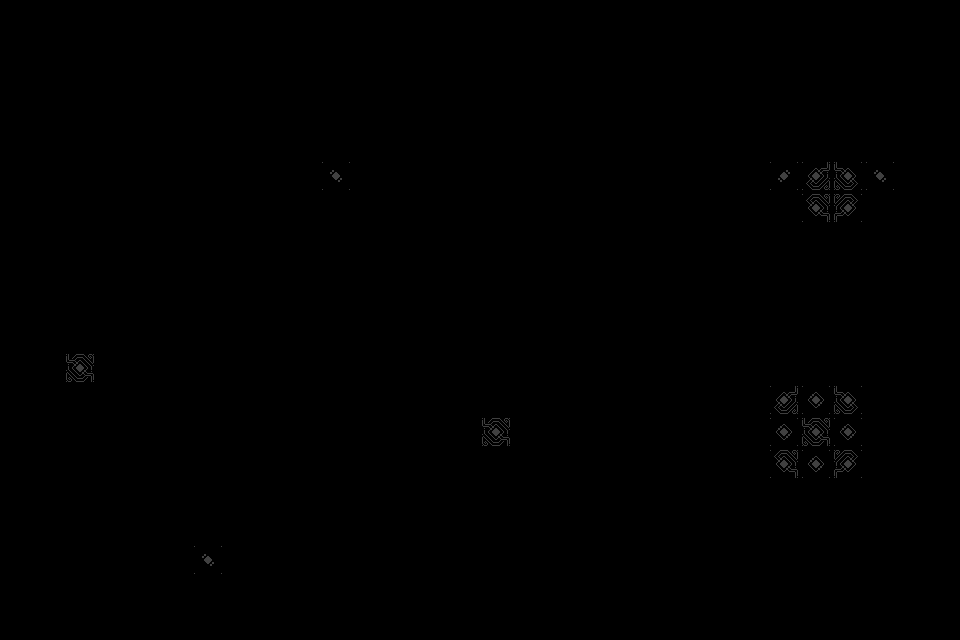

A 2D game scene composited from a Tiled map and its tileset images. What follows is a short description and the map's XML, with every tile layer's data as written:
An orthogonal 30x20 tile map with 32x32 px tiles, 3 tile layers (collide, decorations, ground_decorations).

<map version="1.2" tiledversion="1.3.4" orientation="orthogonal" renderorder="right-down" width="30" height="20" tilewidth="32" tileheight="32" infinite="0" nextlayerid="5" nextobjectid="1">
 <tileset firstgid="1" source="nort_platform_tiles-Sheet.tsx" />
 <layer id="1" name="collide" width="30" height="20">
  <data encoding="csv">
1,1,1,1,1,1,1,1,1,1,1,1,1,1,1,1,1,1,1,1,1,1,1,1,1,1,1,1,1,1,
1,0,0,0,0,0,0,0,0,0,0,0,0,0,0,0,0,0,0,0,0,0,0,0,0,0,0,0,0,1,
1,0,0,0,0,0,0,0,0,0,0,0,0,0,0,0,0,0,0,0,0,0,0,0,0,0,0,0,0,1,
1,0,0,0,0,0,0,0,0,0,0,0,0,0,0,0,0,0,0,0,0,0,0,0,0,0,0,0,0,1,
1,0,0,0,0,0,0,0,0,1,1,1,1,0,0,0,0,0,0,0,0,0,0,0,0,0,0,0,0,1,
1,0,0,0,0,0,0,0,0,2147483655,1,1,7,0,0,0,0,0,0,0,0,0,0,0,2147483650,1073741828,3221225476,2,0,1,
1,0,0,0,0,0,0,0,0,0,0,1,0,0,0,0,0,0,0,0,0,0,0,0,0,4,2147483652,0,0,1,
1,0,0,0,0,0,0,0,0,0,0,0,0,0,0,0,0,0,0,0,0,0,0,0,0,0,0,0,0,1,
1,1,1,1610612745,0,0,0,0,0,0,0,0,0,0,0,0,0,0,0,0,0,0,0,0,0,0,0,0,0,1,
1,1,1,1,1,1,1,1,1,1610612745,0,0,0,0,0,0,0,0,0,0,0,0,0,0,0,0,0,0,0,1,
1,1,1,1,1,1,1,1,1,1,1,1,10,0,0,0,0,0,2147483658,1,1,1,1,1,1,1,1,1,1,1,
1,1,1,1,1,1,1,1,1,1,1,7,0,0,0,0,0,0,0,2147483657,1,1,1,1,1,1,1,1,1,1,
1,1,1,1,1,1,1,1,1,1,9,0,0,0,0,0,0,0,0,0,2147483655,1,1,1,1073741828,3,3221225476,1,1,1,
1,1,1,1,1,1,1,1,1,8,0,0,0,0,0,5,0,0,0,0,0,2147483656,1,1,3,5,3,1,1,1,
1,1,1,1,1,1,1,1,1,0,0,0,0,0,0,0,0,0,0,0,0,0,1,1,4,3,2147483652,1,1,1,
1,1,1,1,1,1,1,1,7,0,0,0,0,0,0,0,0,0,0,0,0,0,2147483656,1,1,1,1,1,1,1,
1,1,1,1,1,1,1,1,0,0,0,0,0,0,0,0,0,0,0,0,0,0,0,1,1,1,1,1,1,1,
1,1,1,1,1,1,1,1,1,1,1,0,0,0,0,0,0,0,0,0,1,1,1,1,1,1,1,1,1,1,
1,1,1,1,1,1,1,1,1,1,1,1,1610612743,0,0,0,0,0,0,1,1,1,1,1,1,1,1,1,1,1,
1,1,1,1,1,1,1,1,1,1,1,1,1,1,1,1,1,1,1,1,1,1,1,1,1,1,1,1,1,1
</data>
 </layer>
 <layer id="4" name="decorations" width="30" height="20">
  <data encoding="csv">
0,0,0,0,0,0,0,0,0,0,0,0,0,0,0,0,0,0,0,0,0,0,0,0,0,0,0,0,0,0,
0,0,0,0,0,0,0,0,0,0,0,0,0,0,0,0,0,0,0,0,0,0,0,0,0,0,0,0,0,0,
0,0,0,0,0,0,0,0,0,0,0,0,0,0,0,0,0,0,0,0,0,0,0,0,0,0,0,0,0,0,
0,0,0,0,0,0,0,0,0,0,0,0,0,0,0,0,0,0,0,0,0,0,0,0,0,0,0,0,0,0,
0,0,0,0,0,0,0,0,0,0,0,0,0,0,0,0,0,0,0,0,0,0,0,0,0,0,0,0,0,0,
0,0,0,0,0,0,0,0,0,0,0,0,0,0,0,0,0,0,0,0,0,0,0,0,0,0,0,0,0,0,
0,0,0,0,0,0,0,0,0,0,0,0,0,0,0,0,0,0,0,0,0,0,0,0,2147483657,0,0,8,0,0,
0,0,0,0,0,0,0,0,0,0,0,0,0,0,0,0,0,0,0,0,0,0,0,0,3221225491,25,26,0,0,0,
0,0,0,0,0,0,0,0,0,0,0,0,0,0,0,0,0,0,0,0,0,0,0,0,31,0,0,31,0,0,
0,0,0,0,0,0,0,0,0,0,0,0,0,0,0,0,0,0,0,0,0,0,0,2147483677,30,32,32,30,29,0,
0,0,0,0,0,0,0,0,0,0,0,0,0,0,0,0,0,0,0,0,0,0,0,0,0,0,0,0,0,0,
0,0,0,0,0,0,0,0,0,0,0,0,0,0,0,0,0,0,0,0,0,0,0,0,0,0,0,0,0,0,
0,0,0,0,0,0,0,0,0,0,0,0,0,0,0,0,0,0,0,0,0,0,0,0,0,0,0,0,0,0,
0,0,0,0,0,0,0,0,0,0,0,0,0,0,0,0,0,0,0,0,0,0,0,0,0,0,0,0,0,0,
0,0,0,0,0,0,0,0,0,0,0,0,0,0,0,0,0,0,0,0,0,0,0,0,0,0,0,0,0,0,
0,0,0,0,0,0,0,0,0,0,0,0,0,0,0,0,0,0,0,0,0,0,0,0,0,0,0,0,0,0,
0,0,0,0,0,0,0,0,0,0,0,0,0,0,0,31,0,0,0,0,0,0,0,0,0,0,0,0,0,0,
0,0,0,0,0,0,0,0,0,0,0,0,0,0,0,31,0,0,0,0,0,0,0,0,0,0,0,0,0,0,
0,0,0,0,0,0,0,0,0,0,0,0,0,0,2147483677,30,29,0,2147483670,0,0,0,0,0,0,0,0,0,0,0,
0,0,0,0,0,0,0,0,0,0,0,0,0,0,0,0,0,0,0,0,0,0,0,0,0,0,0,0,0,0
</data>
 </layer>
 <layer id="3" name="ground_decorations" width="30" height="20">
  <data encoding="csv">
0,0,0,0,0,0,0,0,0,0,0,0,0,0,0,0,0,0,0,0,0,0,0,0,0,0,0,0,0,0,
0,0,0,0,0,0,0,0,0,0,0,0,0,0,0,0,0,0,0,0,0,0,0,0,0,0,0,0,0,0,
0,0,0,0,0,0,0,0,0,0,0,0,0,0,0,0,0,0,0,0,0,0,0,0,0,0,0,0,0,0,
0,0,0,0,0,0,0,0,0,0,2147483663,16,15,0,0,0,0,0,0,0,0,0,0,0,0,0,0,0,0,0,
0,0,0,0,0,0,0,0,0,0,0,0,0,0,0,0,0,0,0,0,0,0,0,0,2147483663,17,15,0,0,0,
0,0,0,0,0,0,0,0,0,0,2,0,0,0,0,0,0,0,0,0,0,0,0,2147483670,0,0,0,0,22,0,
0,0,0,0,0,0,0,0,0,0,2147483670,0,0,0,0,0,0,0,0,0,0,0,0,0,0,0,0,0,0,0,
0,2147483663,15,0,0,0,0,0,0,0,0,25,0,0,0,0,0,0,0,0,0,0,0,0,0,0,0,0,0,0,
0,0,0,0,0,2147483663,17,16,15,0,0,0,0,0,0,0,0,0,0,0,0,0,0,0,0,0,0,0,0,0,
0,0,0,0,0,0,0,0,0,0,2147483663,15,0,0,0,0,0,0,0,2147483663,14,13,15,27,28,28,28,28,28,0,
0,0,0,0,0,0,0,0,0,0,0,0,0,0,0,0,0,0,0,0,0,0,0,0,0,0,0,0,0,0,
0,0,5,0,0,0,0,0,0,0,0,0,0,0,0,0,0,0,0,0,0,0,0,0,0,0,0,0,0,0,
0,0,0,0,0,0,0,0,0,0,0,0,0,0,2147483667,16,19,0,0,0,0,0,0,0,0,0,0,0,0,0,
0,0,0,0,0,0,0,0,0,0,0,0,0,0,2147483668,0,22,0,0,0,0,0,0,0,0,0,0,0,0,0,
0,0,0,0,0,0,0,0,0,0,0,0,0,0,0,24,0,0,0,0,0,0,0,0,0,0,0,0,0,0,
0,0,0,0,0,0,0,0,0,0,0,0,0,0,0,0,0,0,0,0,0,0,0,0,0,0,0,0,0,0,
0,0,0,0,0,0,0,0,1073741846,2147483663,16,19,0,0,0,0,0,0,0,2147483667,16,17,15,0,0,0,0,0,0,0,
0,0,0,0,0,0,2,0,0,0,0,1073741846,0,0,0,0,0,0,0,3221225492,0,0,0,0,0,0,0,0,0,0,
0,0,0,0,0,0,0,0,0,0,0,0,0,27,28,28,28,28,33,0,0,0,0,0,0,0,0,0,0,0,
0,0,0,0,0,0,0,0,0,0,0,0,0,0,0,0,0,0,0,0,0,0,0,0,0,0,0,0,0,0
</data>
 </layer>
</map>
